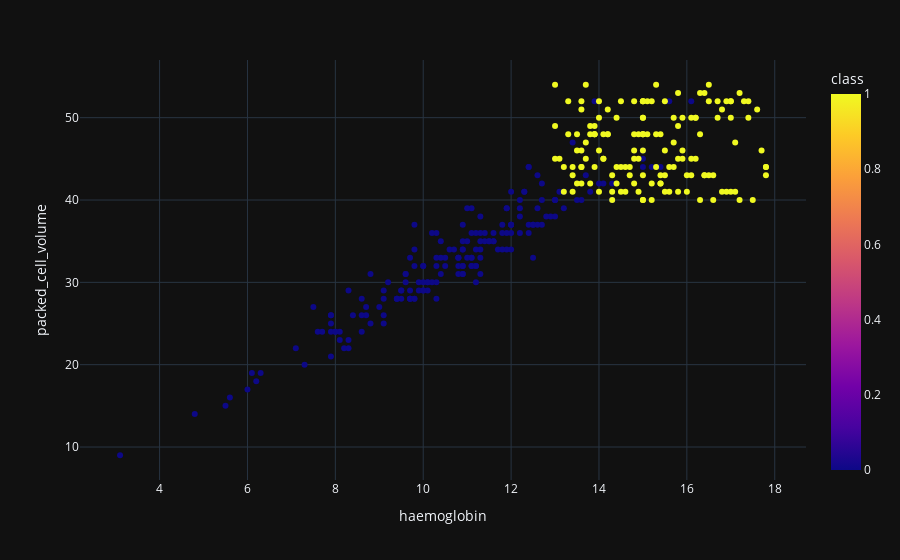

The code cell stored with this chart in its notebook:
### Code cell
scatter('haemoglobin', 'packed_cell_volume')

### Figure 1 — Plotly figure (JSON) as saved in the notebook; plotly's stock layout.template omitted (floating-point values rounded to 4 significant figures; data arrays with more than 128 entries replaced by an {"elided": "..."} marker saying what was removed)
{"data": [{"hovertemplate": "haemoglobin=%{x}<br>packed_cell_volume=%{y}<br>class=%{marker.color}<extra></extra>", "legendgroup": "", "marker": {"color": {"elided": "400 int values"}, "coloraxis": "coloraxis", "symbol": "circle"}, "mode": "markers", "name": "", "orientation": "v", "showlegend": false, "type": "scatter", "x": {"elided": "400 float values"}, "xaxis": "x", "y": {"elided": "400 int values"}, "yaxis": "y"}], "layout": {"autosize": true, "coloraxis": {"colorbar": {"title": {"text": "class"}}, "colorscale": [[0, "#0d0887"], [0.1111, "#46039f"], [0.2222, "#7201a8"], [0.3333, "#9c179e"], [0.4444, "#bd3786"], [0.5556, "#d8576b"], [0.6667, "#ed7953"], [0.7778, "#fb9f3a"], [0.8889, "#fdca26"], [1, "#f0f921"]]}, "legend": {"tracegroupgap": 0}, "margin": {"t": 60}, "xaxis": {"anchor": "y", "autorange": true, "domain": [0, 1], "range": [2.163, 18.74], "title": {"text": "haemoglobin"}, "type": "linear"}, "yaxis": {"anchor": "x", "autorange": true, "domain": [0, 1], "range": [5.516, 57.48], "title": {"text": "packed_cell_volume"}, "type": "linear"}}}
